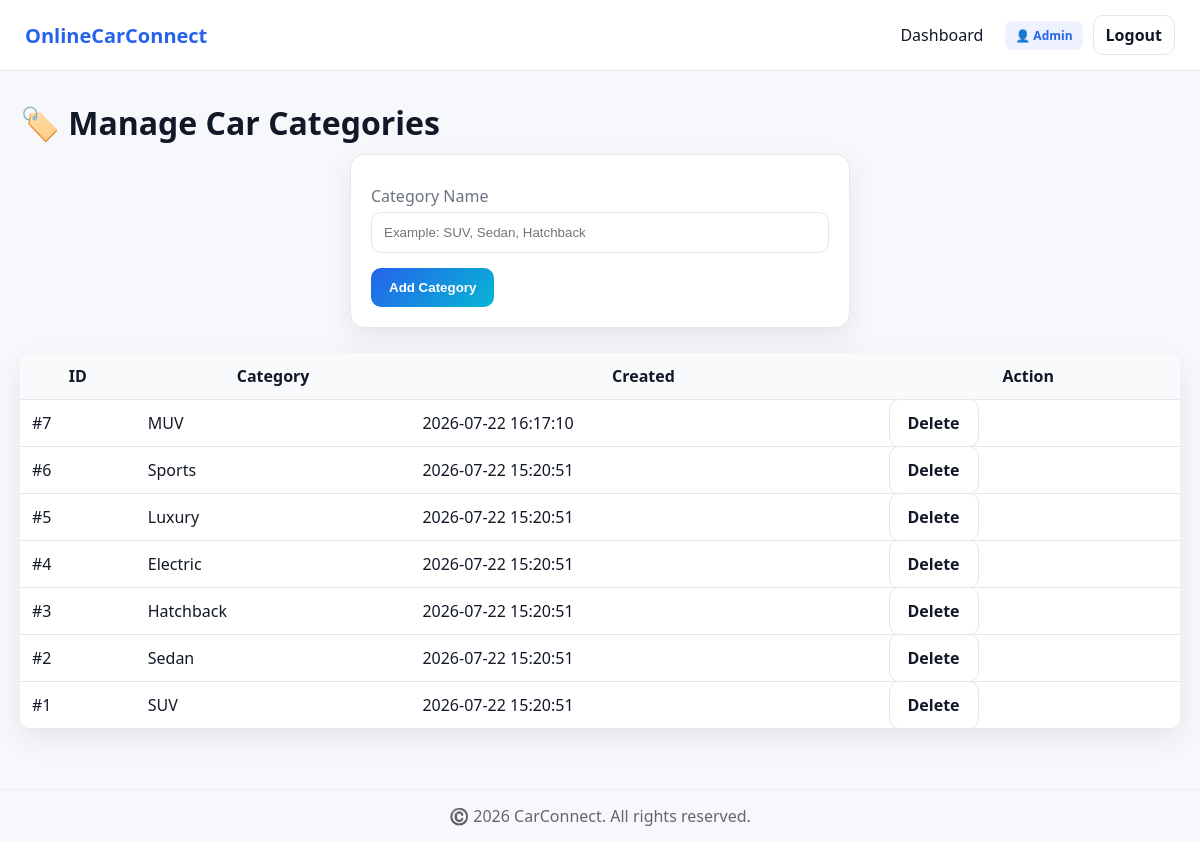
Screenshot of /admin/manage_categories.php (signed in) with the database file from the repository.
### tables this page shows
CREATE TABLE `car_categories` (
  `id` int(11) NOT NULL,
  `name` varchar(100) NOT NULL,
  `created_at` timestamp NOT NULL DEFAULT current_timestamp()
);

### includes/functions.php (called while the page is built, shortened)
<?php
function e($str){
    return htmlspecialchars((string)$str, ENT_QUOTES, 'UTF-8');
}
?>

### admin/manage_categories.php (the view, shortened to what this page needs)
<?php
require_once __DIR__ . "/../includes/db_connect.php";
require_once __DIR__ . "/../includes/functions.php";
require_once __DIR__ . "/../includes/header.php";
?>
<h1>🏷️ Manage Car Categories</h1>
<form method="POST" class="form" style="max-width:500px;margin-bottom:25px">
    <label>Category Name</label>
    <input class="input" name="name" placeholder="Example: SUV, Sedan, Hatchback" required>
    <div style="margin-top:15px">
        <button class="btn primary">Add Category</button>
    </div>
</form>
<table class="table">
<tr>
<th>ID</th>
<th>Category</th>
<th>Created</th>
<th>Action</th>
</tr>
<?php
$res = mysqli_query($conn,"
SELECT * FROM car_categories ORDER BY id DESC
");
if($res && mysqli_num_rows($res)>0){
while($c=mysqli_fetch_assoc($res)){
echo "
<tr>
<td>#".intval($c['id'])."</td>
<td>".e($c['name'])."</td>
<td>".e($c['created_at'])."</td>
<td>
<a class='btn'
href='manage_categories.php?delete=".intval($c['id'])."'
onclick=\"return confirm('Delete this category?')\">
Delete
</a>
</td>
</tr>
";
}
}else{
echo "<tr><td colspan='4' style='text-align:center'>No categories added yet</td></tr>";
}
?>
</table>
<?php require_once __DIR__ . "/../includes/footer.php"; ?>

### assets/css/style.css (style rules this page uses)
* { margin:0; padding:0; box-sizing:border-box; scroll-behavior:smooth; }
body { font-family:system-ui,-apple-system,Segoe UI,Roboto; background:var(--bg); color:var(--text); }
a { text-decoration:none;color:inherit }
.btn { position:relative; padding:12px 18px; border-radius:10px; border:1px solid var(--border); background:#fff; cursor:pointer; font-weight:700; transition:0.3s; overflow:hidden; }
.btn.primary { background:var(--gradient); color:#fff; border:none; }
.btn::after { content:""; position:absolute; width:0%; height:100%; top:0; left:0; background:rgba(255,255,255,0.2); transition:0.4s; }
.form { max-width:500px; margin:auto; padding:20px; border-radius:14px; background:#fff; border:1px solid var(--border); box-shadow:var(--shadow); animation:fadeIn 0.4s ease; }
label { display:block; margin:10px 0 5px; color:var(--muted); }
.input { width:100%; padding:12px; border-radius:10px; border:1px solid var(--border); }
.table { width:100%; border-collapse:collapse; border-radius:12px; overflow:hidden; background:#fff; box-shadow:var(--shadow); }
.table th,.table td { padding:12px; border-bottom:1px solid var(--border); }
.table th { background:#f9fafb; }
.table td { vertical-align: middle; }
h1, h2 { margin-bottom: 10px; }

### rows the page displays
car_categories: id "7", name "MUV", created_at "2026-07-22 16:17:10"
car_categories: id "6", name "Sports", created_at "2026-07-22 15:20:51"
car_categories: id "5", name "Luxury", created_at "2026-07-22 15:20:51"
car_categories: id "4", name "Electric", created_at "2026-07-22 15:20:51"
car_categories: id "3", name "Hatchback", created_at "2026-07-22 15:20:51"
car_categories: id "2", name "Sedan", created_at "2026-07-22 15:20:51"
car_categories: id "1", name "SUV", created_at "2026-07-22 15:20:51"
